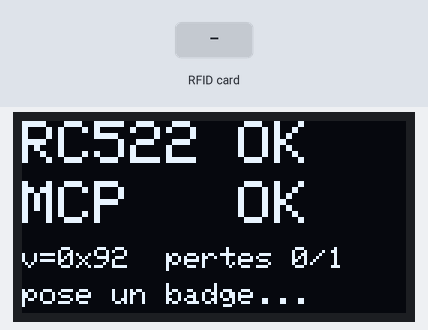
The sketch below on a simulated ESP32. Parts: 128×64 one-colour display. The inputs (shaded band) are chosen by the test bench. What the sketch prints to the serial monitor is not drawn.

Above: at 0.83 s.
At 1.8 s:
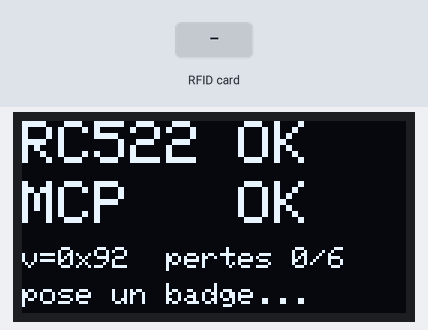
1.9 s: RFID card 5E 7A 19 C4 held to the reader
At 2.22 s:
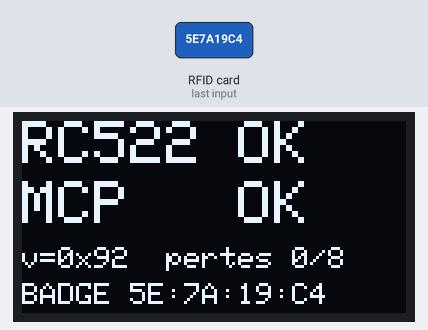
Timing chart, 0 to 4.9 s (numbered marks = the images above; inputs shaded):
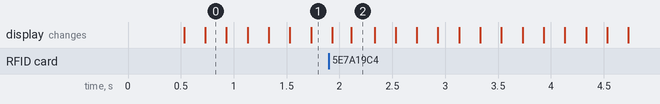

Measured:
- after the input at 1.9 s, the display: first differs from a run without the input after 0.21 s (image 2)

The sketch:

test_contacts.ino
```cpp
// Test des contacts en direct : RC522 et MCP23017 sont relus 5 fois par seconde, état sur l'OLED et le port série (115200).
// Bougez les fils / coupez l'alimentation externe pour voir ce qui fait passer le module de OK à ABSENT.
// Si un badge est posé, son UID s'affiche. Câblage : voir docs/CABLAGE-COMPLET.md.
#include <Arduino.h>
#include <Wire.h>
#include <SPI.h>
#include <MFRC522.h>
#include <Adafruit_GFX.h>
#include <Adafruit_SSD1306.h>
Adafruit_SSD1306 oled(128, 64, &Wire, -1);
MFRC522 rfid(5, 4);
bool oledOk = false;
uint8_t okRc = 0, koRc = 0, okMcp = 0, koMcp = 0;   // compteurs depuis le démarrage
uint8_t lastRc = 0xEE; int lastMcp = -1;

void setup() {
  Serial.begin(115200); delay(500);
  Wire.begin(21, 22); Wire.setClock(100000);   // 100 kHz : plus tolérant aux fils longs
  oledOk = oled.begin(SSD1306_SWITCHCAPVCC, 0x3C);
  SPI.begin(18, 19, 23, 5);
  pinMode(4, OUTPUT); digitalWrite(4, LOW); delay(50); digitalWrite(4, HIGH); delay(50);
  rfid.PCD_Init();
  Serial.println("\n=== TEST CONTACTS RC522 / MCP23017 ===");
}

void loop() {
  static unsigned long last = 0;
  if (millis() - last < 200) return;
  last = millis();
  byte v = rfid.PCD_ReadRegister(MFRC522::VersionReg);
  bool rc = (v != 0x00 && v != 0xFF);
  Wire.beginTransmission(0x20); bool mcp = (Wire.endTransmission() == 0);
  if (!rc) { pinMode(4, OUTPUT); digitalWrite(4, LOW); delay(20); digitalWrite(4, HIGH); delay(40); rfid.PCD_Init(); }   // tente de le relancer
  (rc ? okRc : koRc)++; (mcp ? okMcp : koMcp)++;
  if (v != lastRc || mcp != lastMcp) { Serial.printf("t=%lus RC522=0x%02X (%s)  MCP=%s\n", millis() / 1000, v, rc ? "OK" : "ABSENT", mcp ? "OK" : "ABSENT"); lastRc = v; lastMcp = mcp; }
  String uid;
  if (rc && rfid.PICC_IsNewCardPresent() && rfid.PICC_ReadCardSerial()) {
    for (byte i = 0; i < rfid.uid.size; i++) { if (rfid.uid.uidByte[i] < 0x10) uid += '0'; uid += String(rfid.uid.uidByte[i], HEX); if (i + 1 < rfid.uid.size) uid += ':'; }
    uid.toUpperCase(); rfid.PICC_HaltA(); Serial.println("BADGE " + uid);
  }
  if (!oledOk) return;
  oled.clearDisplay(); oled.setTextColor(SSD1306_WHITE);
  oled.setTextSize(2);
  oled.setCursor(0, 0);  oled.print(rc ? "RC522 OK" : "RC522 --");
  oled.setCursor(0, 20); oled.print(mcp ? "MCP   OK" : "MCP   --");
  oled.setTextSize(1);
  oled.setCursor(0, 42); oled.printf("v=0x%02X  pertes %u/%u", v, koRc, (unsigned)(okRc + koRc));
  oled.setCursor(0, 54); oled.print(uid.length() ? "BADGE " + uid : String("pose un badge..."));
  oled.display();
}
```
